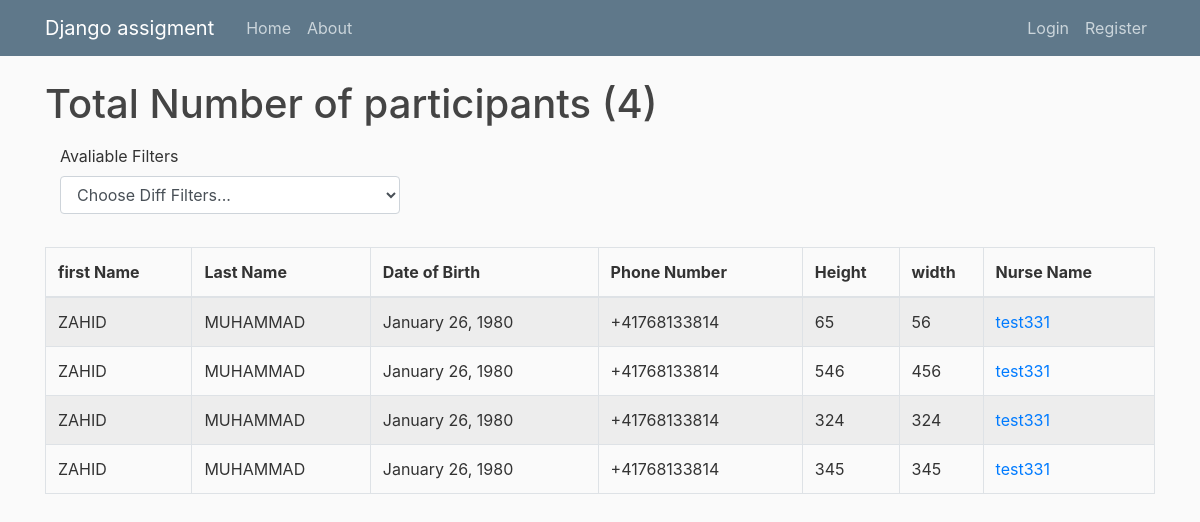
The page / on the database its author committed.
### blog/models.py (models this page shows, shortened)
class Post(models.Model):
    first = models.CharField(max_length=100)
    last = models.CharField(max_length=100)
    date_of_brith = models.DateTimeField("Date",default="1980-01-26 12:09:58")
    phone_number = PhoneNumberField()
    height = models.IntegerField(null = True)
    weight = models.IntegerField(null = True)
    date_posted = models.DateTimeField(default=timezone.now)
    author = models.ForeignKey(User, on_delete=models.CASCADE)

### blog/views.py (the view)
# urls.py: path('', PostListView.as_view(), name='blog-home'),
class PostListView(ListView):
    model = Post
    template_name = 'blog/home.html'  # <app>/<model>_<viewtype>.html
    context_object_name = 'posts'
    ordering = ['-date_posted']

### blog/templatetags/calculate_age.py (called while the page is built)
def age(bday, d=None):
    if d is None:
        d = datetime.date.today()
    return (d.year - bday.year) - int((d.month, d.day) < (bday.month, bday.day))

### blog/templates/blog/home.html (shortened to what this page needs)
{% extends "blog/base.html" %}
{% block content %}
<h1 class="mb-3">Total Number of participants ({{ posts|length }})</h1>
<fieldset class="form-group">
    <div class="form-group col-md-4">
      <label for="inputState">Avaliable Filters</label>
      <select id="inputState" class="form-control">
        <option selected value="choose">Choose Diff Filters...</option>
      </select>
    </div>
</fieldset>
<table id= "example" class="table table-striped table-bordered" style="width:100%">
        <thead>
            <tr>
                <th>first Name</th>
                <th>Last Name</th>
                <th>Date of Birth</th>
                <th>Phone Number</th>
                <th>Height</th>
                <th>width</th>
                <th>Nurse Name</th>
            </tr>
        </thead>
        <tbody>
        {% for post in posts %}
            <tr>
                <td>{{ post.first }}</td>
                <td>{{ post.last }}</td>
                <td>{{ post.date_of_brith|date:"F d, Y"  }}</td>
                <td>{{ post.phone_number }}</td>
                <td>{{ post.height }}</td>
                <td>{{ post.weight }}</td>
                <td>
                    <a class="mr-2" href="{% url 'user-posts' post.author.username %}">{{ post.author }}</a>
                </td>
            </tr>
        {% endfor %}
        </tbody>
    </table>
</div>
{% load calculate_age %}
{% load staticfiles%}
{% load json_filters %}
{% endblock content %}

### blog/templates/blog/base.html (shortened to what this page needs)
{% load static %}
<!DOCTYPE html>
<html>
<head>
    <link rel="stylesheet" href="https://maxcdn.bootstrapcdn.com/bootstrap/4.0.0/css/bootstrap.min.css">
    <link rel="stylesheet" type="text/css" href="{% static 'blog/main.css' %}">
    <link rel="stylesheet" type="text/css" href="{% static 'blog/main.css' %}">
</head>
<body>
    <header class="site-header">
      <nav class="navbar navbar-expand-md navbar-dark bg-steel fixed-top">
        <div class="container">
          <a class="navbar-brand mr-4" href="{% url 'blog-home' %}">Django assigment</a>
          <div class="collapse navbar-collapse" id="navbarToggle">
            <div class="navbar-nav mr-auto">
              <a class="nav-item nav-link" href="{% url 'blog-home' %}">Home</a>
              <a class="nav-item nav-link" href="{% url 'blog-about' %}">About</a>
            </div>
            <div class="navbar-nav">
              {% if user.is_authenticated %}
                <a class="nav-item nav-link" href="{% url 'post-create' %}">New Post</a>
                <a class="nav-item nav-link" href="{% url 'profile' %}">Profile</a>
                <a class="nav-item nav-link" href="{% url 'logout' %}">Logout</a>
              {% else %}
                <a class="nav-item nav-link" href="{% url 'login' %}">Login</a>
                <a class="nav-item nav-link" href="{% url 'register' %}">Register</a>
              {% endif %}
            </div>
          </div>
        </div>
      </nav>
    </header>
    <main role="main" class="container">
      <div class="row">
        <div class="col-md-12">
          {% block content %}{% endblock %}
        </div>
    </main>
</body>
</html>

### blog/static/blog/main.css (style rules this page uses)
body { background: #fafafa; color: #333333; margin-top: 5rem; }
h1, h2, h3, h4, h5, h6 { color: #444444; }
.bg-steel { background-color: #5f788a; }
.site-header .navbar-nav .nav-link { color: #cbd5db; }

### rows shown on the page
Post: first "ZAHID", last "MUHAMMAD", date_of_brith "January 26, 1980", phone_number "+41768133814", height "65", weight "56", author "test331"
Post: first "ZAHID", last "MUHAMMAD", date_of_brith "January 26, 1980", phone_number "+41768133814", height "546", weight "456", author "test331"
Post: first "ZAHID", last "MUHAMMAD", date_of_brith "January 26, 1980", phone_number "+41768133814", height "324", weight "324", author "test331"
Post: first "ZAHID", last "MUHAMMAD", date_of_brith "January 26, 1980", phone_number "+41768133814", height "345", weight "345", author "test331"

### other values the page prints
{{ posts|length }} "4"
